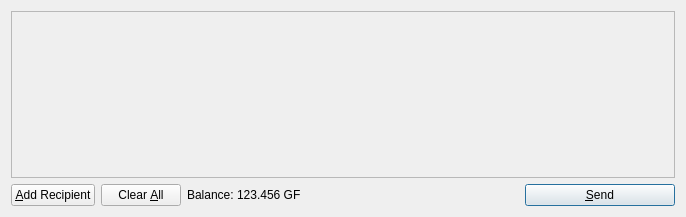
<?xml version="1.0" encoding="UTF-8"?>
<ui version="4.0">
 <class>SendCoinsDialog</class>
 <widget class="QDialog" name="SendCoinsDialog">
  <property name="geometry">
   <rect>
    <x>0</x>
    <y>0</y>
    <width>686</width>
    <height>217</height>
   </rect>
  </property>
  <property name="windowTitle">
   <string>Send Coins</string>
  </property>
  <layout class="QVBoxLayout" name="verticalLayout">
   <item>
    <widget class="QScrollArea" name="scrollArea">
     <property name="widgetResizable">
      <bool>true</bool>
     </property>
     <widget class="QWidget" name="scrollAreaWidgetContents">
      <property name="geometry">
       <rect>
        <x>0</x>
        <y>0</y>
        <width>666</width>
        <height>165</height>
       </rect>
      </property>
      <layout class="QVBoxLayout" name="verticalLayout_2">
       <property name="margin">
        <number>0</number>
       </property>
       <item>
        <layout class="QVBoxLayout" name="entries">
         <property name="spacing">
          <number>6</number>
         </property>
        </layout>
       </item>
       <item>
        <spacer name="verticalSpacer">
         <property name="orientation">
          <enum>Qt::Vertical</enum>
         </property>
         <property name="sizeHint" stdset="0">
          <size>
           <width>20</width>
           <height>40</height>
          </size>
         </property>
        </spacer>
       </item>
      </layout>
     </widget>
    </widget>
   </item>
   <item>
    <layout class="QHBoxLayout" name="horizontalLayout">
     <item>
      <widget class="QPushButton" name="addButton">
       <property name="toolTip">
        <string>Send to multiple recipients at once</string>
       </property>
       <property name="text">
        <string>&amp;Add Recipient</string>
       </property>
       <property name="icon">
        <iconset resource="../bitcoin.qrc">
         <normaloff>:/icons/add</normaloff>:/icons/add</iconset>
       </property>
       <property name="autoDefault">
        <bool>false</bool>
       </property>
      </widget>
     </item>
     <item>
      <widget class="QPushButton" name="clearButton">
       <property name="sizePolicy">
        <sizepolicy hsizetype="Minimum" vsizetype="Fixed">
         <horstretch>0</horstretch>
         <verstretch>0</verstretch>
        </sizepolicy>
       </property>
       <property name="toolTip">
        <string>Remove all transaction fields</string>
       </property>
       <property name="text">
        <string>Clear &amp;All</string>
       </property>
       <property name="icon">
        <iconset resource="../bitcoin.qrc">
         <normaloff>:/icons/remove</normaloff>:/icons/remove</iconset>
       </property>
       <property name="autoRepeatDelay">
        <number>300</number>
       </property>
       <property name="autoDefault">
        <bool>false</bool>
       </property>
      </widget>
     </item>
     <item>
      <layout class="QHBoxLayout" name="horizontalLayout_2">
       <property name="spacing">
        <number>3</number>
       </property>
       <item>
        <widget class="QLabel" name="label">
         <property name="text">
          <string>Balance:</string>
         </property>
        </widget>
       </item>
       <item>
        <widget class="QLabel" name="labelBalance">
         <property name="cursor">
          <cursorShape>IBeamCursor</cursorShape>
         </property>
         <property name="text">
          <string>123.456 GF</string>
         </property>
         <property name="textInteractionFlags">
          <set>Qt::LinksAccessibleByMouse|Qt::TextSelectableByKeyboard|Qt::TextSelectableByMouse</set>
         </property>
        </widget>
       </item>
      </layout>
     </item>
     <item>
      <spacer name="horizontalSpacer">
       <property name="orientation">
        <enum>Qt::Horizontal</enum>
       </property>
       <property name="sizeHint" stdset="0">
        <size>
         <width>40</width>
         <height>20</height>
        </size>
       </property>
      </spacer>
     </item>
     <item>
      <widget class="QPushButton" name="sendButton">
       <property name="minimumSize">
        <size>
         <width>150</width>
         <height>0</height>
        </size>
       </property>
       <property name="toolTip">
        <string>Confirm the send action</string>
       </property>
       <property name="text">
        <string>&amp;Send</string>
       </property>
       <property name="icon">
        <iconset resource="../bitcoin.qrc">
         <normaloff>:/icons/send</normaloff>:/icons/send</iconset>
       </property>
       <property name="default">
        <bool>true</bool>
       </property>
      </widget>
     </item>
    </layout>
   </item>
  </layout>
 </widget>
 <resources>
  <include location="../bitcoin.qrc"/>
 </resources>
 <connections/>
</ui>
